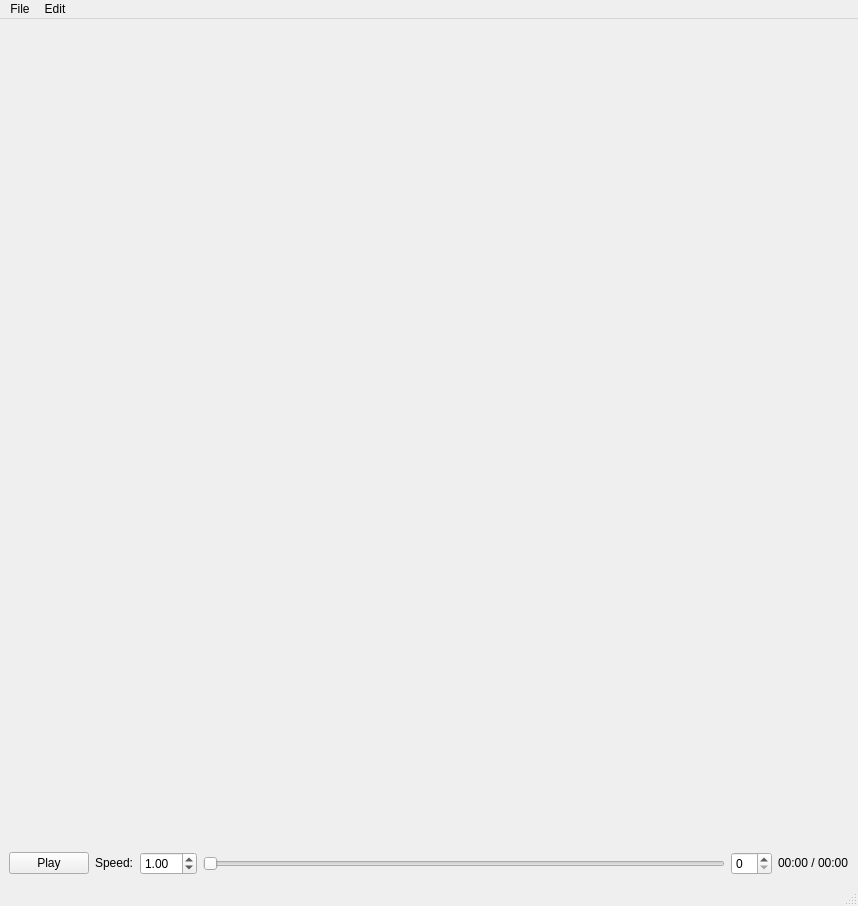
<?xml version="1.0" encoding="UTF-8"?>
<ui version="4.0">
 <class>MainWindow</class>
 <widget class="QMainWindow" name="MainWindow">
  <property name="geometry">
   <rect>
    <x>0</x>
    <y>0</y>
    <width>858</width>
    <height>906</height>
   </rect>
  </property>
  <property name="windowTitle">
   <string>MainWindow</string>
  </property>
  <widget class="QWidget" name="centralwidget">
   <layout class="QHBoxLayout" name="horizontalLayout_2">
    <item>
     <layout class="QVBoxLayout" name="verticalLayout_4">
      <property name="sizeConstraint">
       <enum>QLayout::SetMaximumSize</enum>
      </property>
      <item>
       <layout class="QHBoxLayout" name="horizontalLayout_7">
        <property name="sizeConstraint">
         <enum>QLayout::SetMaximumSize</enum>
        </property>
        <item>
         <widget class="QLabel" name="img_label_upper">
          <property name="enabled">
           <bool>true</bool>
          </property>
          <property name="sizePolicy">
           <sizepolicy hsizetype="Fixed" vsizetype="MinimumExpanding">
            <horstretch>0</horstretch>
            <verstretch>0</verstretch>
           </sizepolicy>
          </property>
          <property name="minimumSize">
           <size>
            <width>400</width>
            <height>380</height>
           </size>
          </property>
          <property name="autoFillBackground">
           <bool>false</bool>
          </property>
          <property name="frameShape">
           <enum>QFrame::NoFrame</enum>
          </property>
          <property name="text">
           <string/>
          </property>
         </widget>
        </item>
        <item>
         <widget class="GraphWidget" name="window_plot_upper" native="true">
          <property name="sizePolicy">
           <sizepolicy hsizetype="Expanding" vsizetype="MinimumExpanding">
            <horstretch>0</horstretch>
            <verstretch>0</verstretch>
           </sizepolicy>
          </property>
          <property name="minimumSize">
           <size>
            <width>0</width>
            <height>400</height>
           </size>
          </property>
         </widget>
        </item>
       </layout>
      </item>
      <item>
       <layout class="QVBoxLayout" name="verticalLayout">
        <property name="sizeConstraint">
         <enum>QLayout::SetMaximumSize</enum>
        </property>
        <item>
         <layout class="QHBoxLayout" name="horizontalLayout_8">
          <property name="sizeConstraint">
           <enum>QLayout::SetMaximumSize</enum>
          </property>
          <item>
           <widget class="QLabel" name="img_label_lower">
            <property name="sizePolicy">
             <sizepolicy hsizetype="Fixed" vsizetype="MinimumExpanding">
              <horstretch>0</horstretch>
              <verstretch>0</verstretch>
             </sizepolicy>
            </property>
            <property name="minimumSize">
             <size>
              <width>400</width>
              <height>380</height>
             </size>
            </property>
            <property name="frameShape">
             <enum>QFrame::NoFrame</enum>
            </property>
            <property name="text">
             <string/>
            </property>
           </widget>
          </item>
          <item>
           <layout class="QHBoxLayout" name="horizontalLayout_11">
            <property name="sizeConstraint">
             <enum>QLayout::SetMaximumSize</enum>
            </property>
            <item>
             <widget class="GraphWidget" name="window_plot_lower" native="true">
              <property name="sizePolicy">
               <sizepolicy hsizetype="Expanding" vsizetype="Maximum">
                <horstretch>0</horstretch>
                <verstretch>0</verstretch>
               </sizepolicy>
              </property>
             </widget>
            </item>
           </layout>
          </item>
         </layout>
        </item>
        <item>
         <layout class="QHBoxLayout" name="horizontalLayout">
          <property name="sizeConstraint">
           <enum>QLayout::SetMinimumSize</enum>
          </property>
          <item>
           <widget class="QPushButton" name="pp_button">
            <property name="text">
             <string>Play</string>
            </property>
            <property name="icon">
             <iconset>
              <normaloff>../../Artigo_remo/ema_fes_rowing_experiments/icons/play.png</normaloff>../../Artigo_remo/ema_fes_rowing_experiments/icons/play.png</iconset>
            </property>
           </widget>
          </item>
          <item>
           <widget class="QLabel" name="speed_label">
            <property name="sizePolicy">
             <sizepolicy hsizetype="Preferred" vsizetype="Fixed">
              <horstretch>0</horstretch>
              <verstretch>0</verstretch>
             </sizepolicy>
            </property>
            <property name="text">
             <string>Speed:</string>
            </property>
           </widget>
          </item>
          <item>
           <widget class="QDoubleSpinBox" name="speed_n">
            <property name="buttonSymbols">
             <enum>QAbstractSpinBox::UpDownArrows</enum>
            </property>
            <property name="minimum">
             <double>0.250000000000000</double>
            </property>
            <property name="singleStep">
             <double>0.250000000000000</double>
            </property>
            <property name="value">
             <double>1.000000000000000</double>
            </property>
           </widget>
          </item>
          <item>
           <widget class="QSlider" name="frame_slider">
            <property name="orientation">
             <enum>Qt::Horizontal</enum>
            </property>
           </widget>
          </item>
          <item>
           <widget class="QSpinBox" name="frame_n">
            <property name="maximum">
             <number>99</number>
            </property>
           </widget>
          </item>
          <item>
           <widget class="QLabel" name="time_video">
            <property name="sizePolicy">
             <sizepolicy hsizetype="Preferred" vsizetype="Fixed">
              <horstretch>0</horstretch>
              <verstretch>0</verstretch>
             </sizepolicy>
            </property>
            <property name="text">
             <string>00:00 / 00:00</string>
            </property>
           </widget>
          </item>
         </layout>
        </item>
       </layout>
      </item>
     </layout>
    </item>
   </layout>
  </widget>
  <widget class="QMenuBar" name="menubar">
   <property name="geometry">
    <rect>
     <x>0</x>
     <y>0</y>
     <width>858</width>
     <height>26</height>
    </rect>
   </property>
   <widget class="QMenu" name="menuFile">
    <property name="title">
     <string>File</string>
    </property>
    <addaction name="actionOpen"/>
    <addaction name="actionSave"/>
    <addaction name="actionSave_as"/>
   </widget>
   <widget class="QMenu" name="menuPlots">
    <property name="title">
     <string>Edit</string>
    </property>
    <addaction name="actionEdit_Plots"/>
    <addaction name="actionPlots"/>
   </widget>
   <addaction name="menuFile"/>
   <addaction name="menuPlots"/>
  </widget>
  <widget class="QStatusBar" name="statusbar"/>
  <action name="actionOpen">
   <property name="text">
    <string>Open</string>
   </property>
  </action>
  <action name="actionEdit_Video_Settings">
   <property name="text">
    <string>Edit Video</string>
   </property>
  </action>
  <action name="actionEdit_Plots">
   <property name="text">
    <string>Video</string>
   </property>
  </action>
  <action name="actionSave">
   <property name="text">
    <string>Save</string>
   </property>
  </action>
  <action name="actionSave_as">
   <property name="text">
    <string>Save as</string>
   </property>
  </action>
  <action name="actionPlots">
   <property name="text">
    <string>Plots</string>
   </property>
  </action>
 </widget>
 <customwidgets>
  <customwidget>
   <class>GraphWidget</class>
   <extends>QWidget</extends>
   <header>pyqtgraph_class.h</header>
   <container>1</container>
  </customwidget>
 </customwidgets>
 <resources/>
 <connections/>
</ui>
